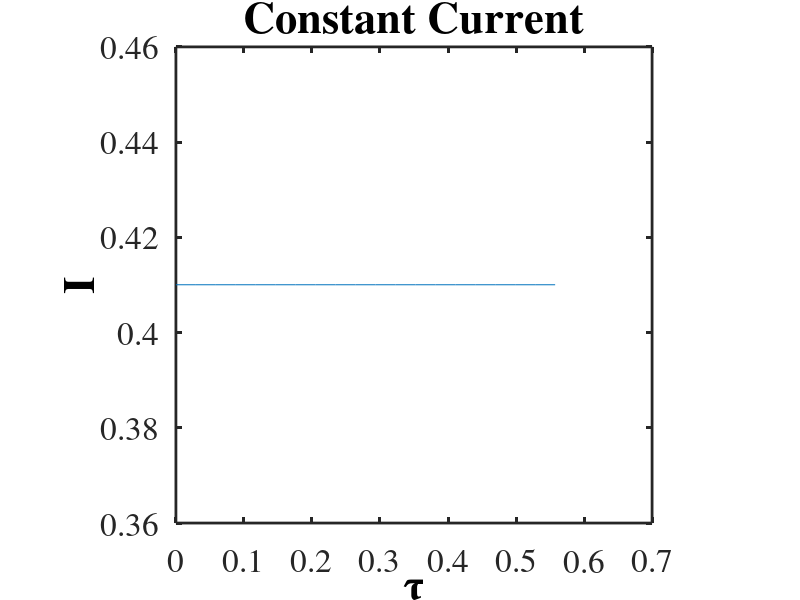
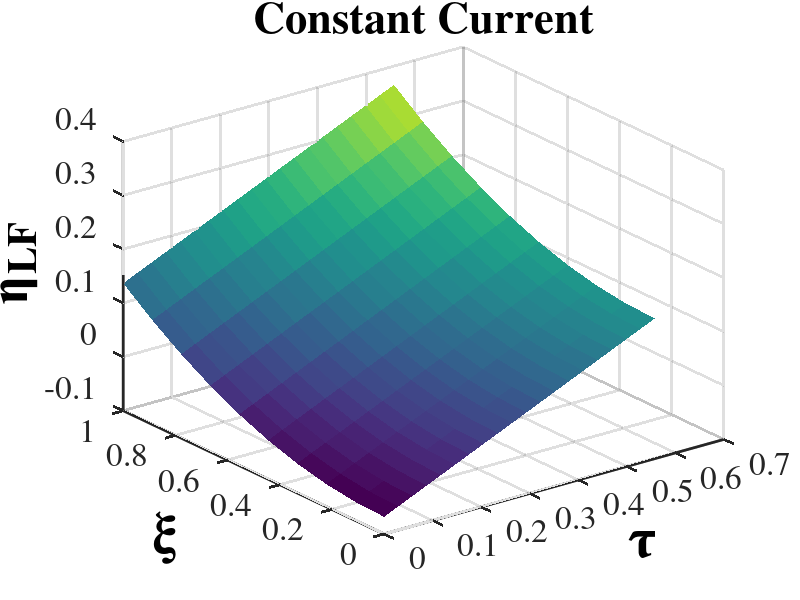
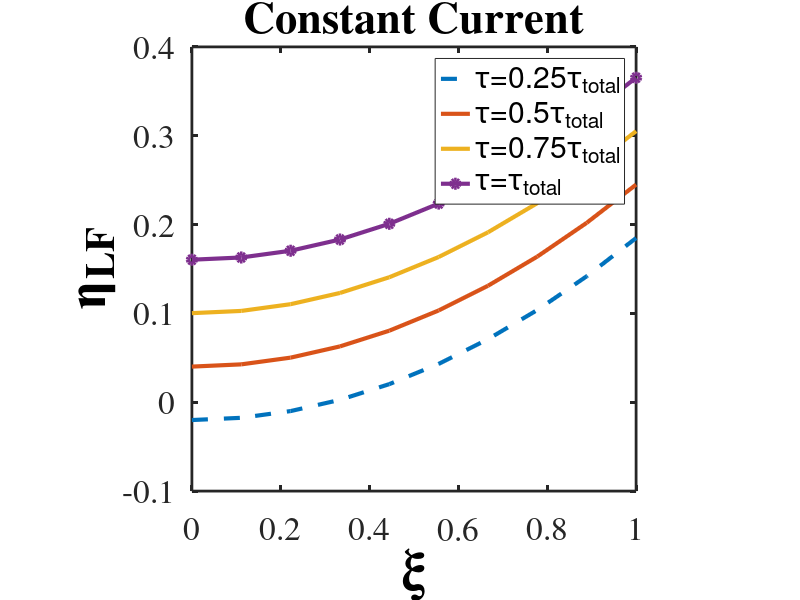

Recreate these plots in MATLAB, in order. (Note: this script raises an error after producing the figures.)
%%%%%%%%%%%%%%%%%%%%%%%%%%%%%%%%%%%%%%%%%%%%%%%
%%% Script to solve the simple example
%%%     for model inadequecy
%%%%%%%%%%%%%%%%%%%%%%%%%%%%%%%%%%%%%%%%%%
clear all
close all


%% Parameters
kappa = 0.0195174;   %--- sec/m
sigma = 52.1;   %--- sec/m
gamma = kappa/sigma;
L = 50e-6;  %--- m
C = 0.03134;  %--- F/m2
a = 4.19956e7/C;   %--- m
V0 = 1.25;   %--- volt
Iunscaled = 200;   %--- Amp/m^2
Ls = 25e-6;  %--- m
kappa_s = 0.0311627;   %--- sec/m

Nt = 20;  %--- number of time steps
Nx = 10;  %--- number of space steps 

%% Domain
t = linspace(0,3 , Nt);  %--- sec
x = linspace(0,L , Nx);

% convert to nondimesional values
tau = (kappa*sigma/(kappa+sigma))*(1/(a*C*L^2)) .* t;
xi = x ./ L;
Nxi = Nx ; Ntau = Nt;

%% Applied Current
t_conv = a*C*L^2*(kappa+sigma)/(kappa*sigma);

I = (Iunscaled*(L/V0)*((kappa+sigma)/(sigma*kappa))) * ones(1,Nt);

figure(1)
plot(tau,I);
axis square
set(gca,'LineWidth',2,'FontSize',24,'FontWeight','normal','FontName','Times')
set(get(gca,'XLabel'),'String','\tau','FontSize',32,'FontWeight','bold','FontName','Times')
set(get(gca,'YLabel'),'String','I','FontSize',32,'FontWeight','bold','FontName','Times')
set(gcf,'Position',[1 1 round(1000) round(1000)])
set(get(gca,'Title'),'String','Constant Current','FontSize',32,'FontWeight','bold','FontName','Times')


%%========================================================
%% Solution of LF model
eta_bar = tau.*I;

for i = 1 : size(tau,2) % time
    for j = 1 : size(xi,2) % space
        etaLF(j,i) = (I(i)/2)*xi(j)^2 - ((I(i)*gamma)/(1+gamma))*xi(j) + eta_bar(i) - I(i)/6 + (I(i)*gamma)/(2*I(i)+2*gamma);
    end
end

figure
surf(tau, xi, etaLF,'EdgeColor','none')
% axis square
set(gca,'LineWidth',2,'FontSize',24,'FontWeight','normal','FontName','Times')
set(get(gca,'XLabel'),'String','\tau','FontSize',42,'FontWeight','bold','FontName','Times')
set(get(gca,'YLabel'),'String','\xi','FontSize',42,'FontWeight','bold','FontName','Times')
set(get(gca,'ZLabel'),'String','{\eta}_{LF}','FontSize',42,'FontWeight','bold','FontName','Times')
set(get(gca,'Title'),'String','Constant Current','FontSize',32,'FontWeight','bold','FontName','Times')


figure
plot(xi,etaLF(:,Nt*0.25),'--','LineWidth',3); hold on
plot(xi,etaLF(:,Nt*0.5),'LineWidth',3);
plot(xi,etaLF(:,Nt*0.75),'LineWidth',3);
plot(xi,etaLF(:,Nt*1),'-o','LineWidth',3);
legend('\tau=0.25\tau_{total}', '\tau=0.5\tau_{total}', '\tau=0.75\tau_{total}','\tau=\tau_{total}')
axis square
set(gca,'LineWidth',2,'FontSize',24,'FontWeight','normal','FontName','Times')
set(get(gca,'XLabel'),'String','\xi','FontSize',42,'FontWeight','bold','FontName','Times')
set(get(gca,'YLabel'),'String','{\eta}_{LF}','FontSize',42,'FontWeight','bold','FontName','Times')
set(get(gca,'Title'),'String','Constant Current','FontSize',32,'FontWeight','bold','FontName','Times')


%%========================================================
%% Solution of HF model
% 
% % computing Neumann BCs:
%-- alpha at xi=0
alpha = -I.*(gamma/(1+gamma));
%-- beta at xi=1
beta  =  I.*(1/(1+gamma));

% solving HF pde+bc from the analytical solution

syms n

for i = 1 : Ntau
    for j = 1 : Nxi
        
        S = symsum((((-1)^n+gamma)/n^2)*cos(n*pi*xi(j))*exp(-(n)^2*pi^2*tau(i)), n, 1, 10);
        etaHFexact(j,i) = I(i)*tau(i) + I(i)*((3*xi(j)^2-1)/(6*(1+gamma))) + I(i)*(gamma*(3*xi(j)^2-6*xi(j)+2)/(6*(1+gamma))) - ...
            2*I(i)/(pi^2*(1+gamma)) * S;
        
    end
end

etaHF = double(etaHFexact);

figure
surf(tau, xi, etaHF,'EdgeColor','none')
% axis square
set(gca,'LineWidth',2,'FontSize',24,'FontWeight','normal','FontName','Times')
set(get(gca,'XLabel'),'String','\tau','FontSize',32,'FontWeight','bold','FontName','Times')
set(get(gca,'YLabel'),'String','\xi','FontSize',32,'FontWeight','bold','FontName','Times')
set(get(gca,'ZLabel'),'String','{\eta}_{HF}','FontSize',32,'FontWeight','bold','FontName','Times')
set(get(gca,'Title'),'String','Constant Current','FontSize',32,'FontWeight','bold','FontName','Times')


figure
plot(xi,etaHF(:,Nt*0.25),'--','LineWidth',3); hold on
plot(xi,etaHF(:,Nt*0.5),'LineWidth',3);
plot(xi,etaHF(:,Nt*0.75),'LineWidth',3);
plot(xi,etaHF(:,Nt*1),'-o','LineWidth',3);
legend('\tau=0.25\tau_{total}', '\tau=0.5\tau_{total}', '\tau=0.75\tau_{total}','\tau=\tau_{total}')
axis square
set(gca,'LineWidth',2,'FontSize',24,'FontWeight','normal','FontName','Times')
set(get(gca,'XLabel'),'String','\xi','FontSize',42,'FontWeight','bold','FontName','Times')
set(get(gca,'YLabel'),'String','{\eta}_{HF}','FontSize',42,'FontWeight','bold','FontName','Times')
set(get(gca,'Title'),'String','Constant Current','FontSize',32,'FontWeight','bold','FontName','Times')

%%========================================================
%% Error evolution = HF model - LF model

eps_exact = etaHF - etaLF;

figure
surf(tau, xi, eps_exact,'EdgeColor','none')
% axis square
set(gca,'LineWidth',2,'FontSize',24,'FontWeight','normal','FontName','Times')
set(get(gca,'XLabel'),'String','\tau','FontSize',32,'FontWeight','bold','FontName','Times')
set(get(gca,'YLabel'),'String','\xi','FontSize',32,'FontWeight','bold','FontName','Times')
set(get(gca,'ZLabel'),'String','\epsilon_{exact}','FontSize',32,'FontWeight','bold','FontName','Times')
set(get(gca,'Title'),'String','Constant Current','FontSize',32,'FontWeight','bold','FontName','Times')


figure
plot(xi,eps_exact(:,Nt*0.25),'--','LineWidth',3); hold on
plot(xi,eps_exact(:,Nt*0.5),'LineWidth',3);
plot(xi,eps_exact(:,Nt*0.75),'LineWidth',3);
plot(xi,eps_exact(:,Nt*1),'-o','LineWidth',3);
legend('\tau=0.25\tau_{total}', '\tau=0.5\tau_{total}', '\tau=0.75\tau_{total}','\tau=\tau_{total}')
axis square
set(gca,'LineWidth',2,'FontSize',24,'FontWeight','normal','FontName','Times')
set(get(gca,'XLabel'),'String','\xi','FontSize',42,'FontWeight','bold','FontName','Times')
set(get(gca,'YLabel'),'String','\epsilon_{exact}','FontSize',42,'FontWeight','bold','FontName','Times')
set(get(gca,'Title'),'String','Constant Current','FontSize',32,'FontWeight','bold','FontName','Times')




%%========================================================
%% Solution of Error evolution (Paraboloc Equation Finite Difference)

% compute local residual
%dI_dtau = omega*t_conv*Im*cos(omega*t_conv.*tau);
dI_dtau = zeros(Nt,1);

for i = 1 : size(tau,2) % time
    for j = 1 : size(xi,2) % space
        rho(j,i) = dI_dtau(i)*( 0.5*xi(j)^2 - 1/6 - gamma*xi(j)/(1+gamma) + gamma/(2+2*gamma) );
    end
end

figure
surf(tau, xi,rho,'EdgeColor','none')
set(gca,'LineWidth',2,'FontSize',24,'FontWeight','normal','FontName','Times')
set(get(gca,'XLabel'),'String','\tau','FontSize',42,'FontWeight','bold','FontName','Times')
set(get(gca,'YLabel'),'String','\xi','FontSize',42,'FontWeight','bold','FontName','Times')
set(get(gca,'ZLabel'),'String','\rho','FontSize',42,'FontWeight','bold','FontName','Times')
set(get(gca,'Title'),'String','Constant Current','FontSize',32,'FontWeight','bold','FontName','Times')


figure
plot(xi,rho(:,Nt*0.25),'--','LineWidth',3); hold on
plot(xi,rho(:,Nt*0.5),'LineWidth',3);
plot(xi,rho(:,Nt*0.75),'LineWidth',3);
plot(xi,rho(:,Nt*1),'-o','LineWidth',3);
legend('\tau=0.25\tau_{total}', '\tau=0.5\tau_{total}', '\tau=0.75\tau_{total}','\tau=\tau_{total}')
axis square
set(gca,'LineWidth',2,'FontSize',24,'FontWeight','normal','FontName','Times')
set(get(gca,'XLabel'),'String','\xi','FontSize',42,'FontWeight','bold','FontName','Times')
set(get(gca,'YLabel'),'String','{\rho}','FontSize',42,'FontWeight','bold','FontName','Times')
set(get(gca,'Title'),'String','Constant Current','FontSize',32,'FontWeight','bold','FontName','Times')


% % compute IC: epsilon(tau=0) = etaHF(tau=0) - etaLF(tau=0): vector 1*Nx
etaHF(1:Nx,1) = 0;
ICond = etaHF(:,1) - etaLF(:,1);

% % compute BCs: 
% %-- deta/dxi = alpha  at xi=0
alpha_error = zeros(1,Nt);
 
% %-- deta/dxi = alpha  at xi=1
beta_error = zeros(1,Nt);


% compute evolution of error
epsilon = error_evolution(tau(1),tau(end),xi(1),xi(end), Ntau,Nxi, rho, ICond, alpha_error, beta_error);

figure
surf(tau, xi,epsilon,'EdgeColor','none')
% axis square
set(gca,'LineWidth',2,'FontSize',24,'FontWeight','normal','FontName','Times')
set(get(gca,'XLabel'),'String','\tau','FontSize',42,'FontWeight','bold','FontName','Times')
set(get(gca,'YLabel'),'String','\xi','FontSize',42,'FontWeight','bold','FontName','Times')
set(get(gca,'ZLabel'),'String','\epsilon','FontSize',42,'FontWeight','bold','FontName','Times')
set(get(gca,'Title'),'String','Constant Current','FontSize',32,'FontWeight','bold','FontName','Times')

figure
plot(xi,epsilon(:,Nt*0.25),'--','LineWidth',3); hold on
plot(xi,epsilon(:,Nt*0.5),'LineWidth',3);
plot(xi,epsilon(:,Nt*0.75),'LineWidth',3);
plot(xi,epsilon(:,Nt*1),'-o','LineWidth',3);
legend('\tau=0.25\tau_{total}', '\tau=0.5\tau_{total}', '\tau=0.75\tau_{total}','\tau=\tau_{total}')
axis square
set(gca,'LineWidth',2,'FontSize',24,'FontWeight','normal','FontName','Times')
set(get(gca,'XLabel'),'String','\xi','FontSize',42,'FontWeight','bold','FontName','Times')
set(get(gca,'YLabel'),'String','{\epsilon}','FontSize',42,'FontWeight','bold','FontName','Times')
set(get(gca,'Title'),'String','Constant Current','FontSize',32,'FontWeight','bold','FontName','Times')



%%========================================================
%% Computing Vcell
etaHF_xi0 = etaHF(1,:);
etaHF_xi1 = etaHF(end,:);
etaLF_xi0 = etaLF(1,:);
etaLF_xi1 = etaLF(end,:);

V_elecHF = ((1+2*gamma)/(1+gamma))*etaHF_xi1 - (gamma/(1+gamma))*etaHF_xi0 - (gamma/(1+gamma)^2)*I;
V_elecLF = ((1+2*gamma)/(1+gamma))*etaLF_xi1 - (gamma/(1+gamma))*etaLF_xi0 - (gamma/(1+gamma)^2)*I;


B = (Ls/kappa_s)*(kappa*sigma/(L*(kappa+sigma)));

V_cellHF = 1 - 0.5*B*I - V_elecHF;
V_cellLF = 1 - 0.5*B*I - V_elecLF;


figure
plot(tau,V_cellHF,'--','LineWidth',3); hold on
plot(tau,V_cellLF,'LineWidth',3); hold on
legend('HF model', 'LF model')
axis square
set(gca,'LineWidth',2,'FontSize',24,'FontWeight','normal','FontName','Times')
set(get(gca,'XLabel'),'String','\tau','FontSize',42,'FontWeight','bold','FontName','Times')
set(get(gca,'YLabel'),'String','V^*_{cell}','FontSize',42,'FontWeight','bold','FontName','Times')
set(get(gca,'Title'),'String','Constant Current','FontSize',32,'FontWeight','bold','FontName','Times')


